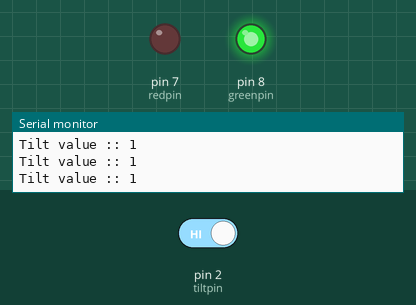
This sketch was run on a simulated Arduino Uno, built with avr-gcc and run on an emulated ATmega328P. Parts: output pins drawn as LEDs (lit = HIGH), the last lines printed to the serial monitor. The test bench sets the inputs (shaded band); at power-on: pin 2 (tiltpin) HIGH.

Above: at 1.2 s.
1.3 s: pin 2 (tiltpin) driven LOW
At 2.5 s:
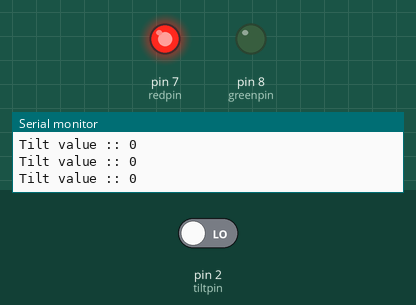
2.8 s: pin 2 (tiltpin) driven HIGH
At 4.0 s:
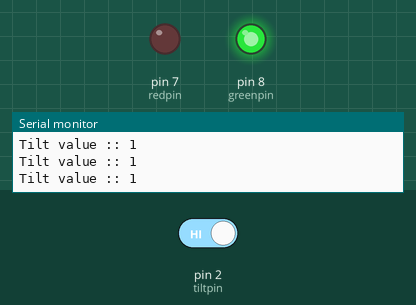
Timing chart, 0 to 5.8 s (numbered marks = the images above; inputs shaded):
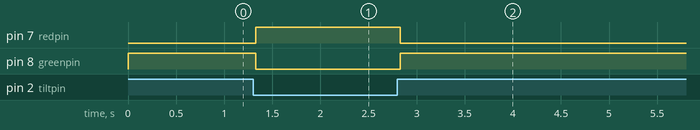

Measured:
- after the input at 1.3 s, pin 7 (redpin): LOW → HIGH at once; pin 8 (greenpin): HIGH → LOW at once
- after the input at 2.8 s, pin 7 (redpin): HIGH → LOW at once; pin 8 (greenpin): LOW → HIGH at once

The sketch:

code.ino
```cpp
int tiltpin = 2;
int redpin = 7;
int greenpin = 8;
int tiltval;
int dt = 250;
void setup()
{
  Serial.begin(9600);
  pinMode(tiltpin, INPUT);
  pinMode(redpin, OUTPUT);
  pinMode(greenpin, OUTPUT);
  digitalWrite(tiltpin, HIGH);
}

void loop()
{
  tiltval = digitalRead(tiltpin);
  Serial.print("Tilt value :: ");
  Serial.println(tiltval);
  if(tiltval == 1){
    digitalWrite(greenpin, HIGH);
    digitalWrite(redpin, LOW);
 }
  else{
  digitalWrite(redpin, HIGH);
    digitalWrite(greenpin, LOW);
  }
}
```
